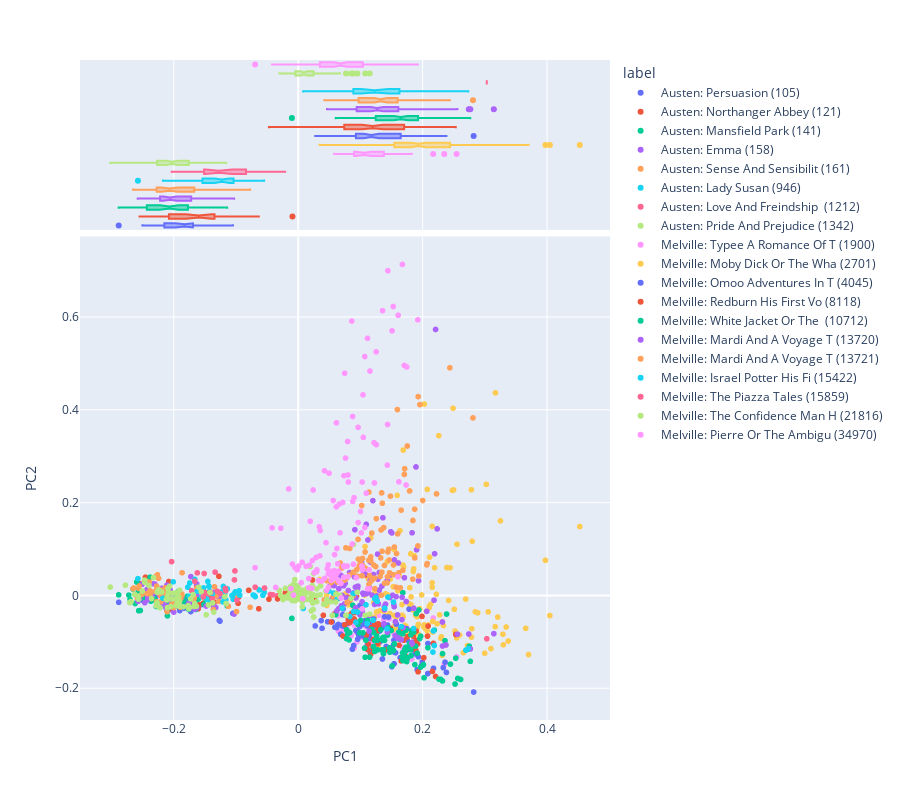

Notebook source saved alongside this figure:
### Code cell
vis_pcs(DCM, 1, 2, label='label')
